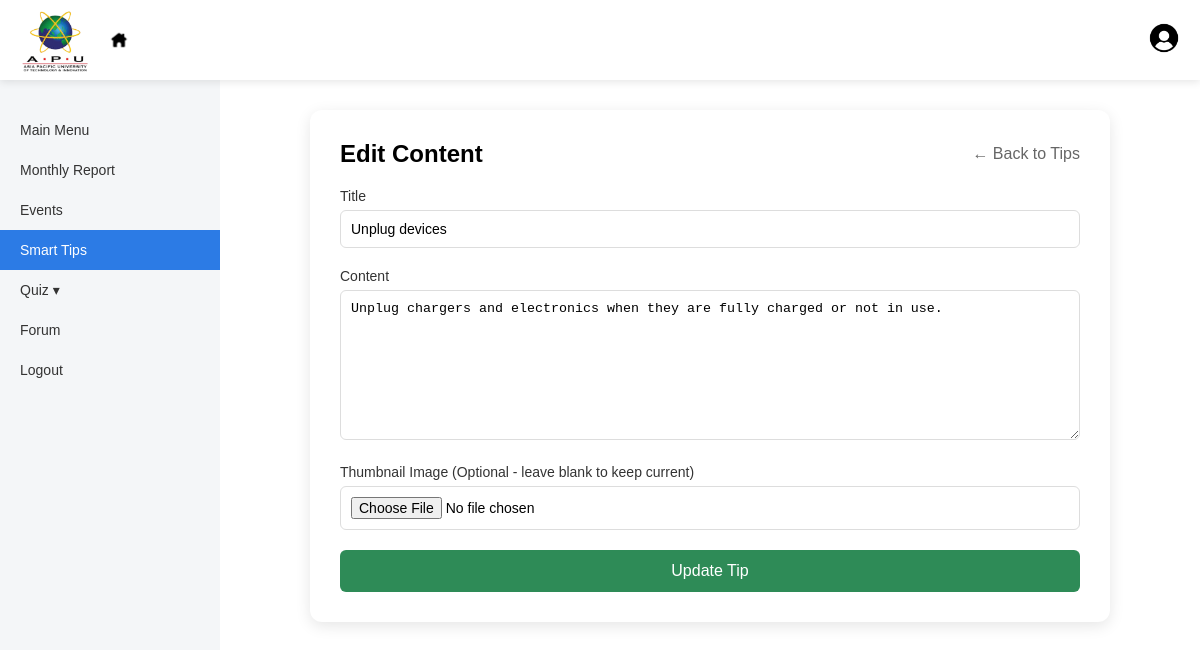
Page /pages/officer/edit_tip.php?id=2 (signed in) on the earlier database version.
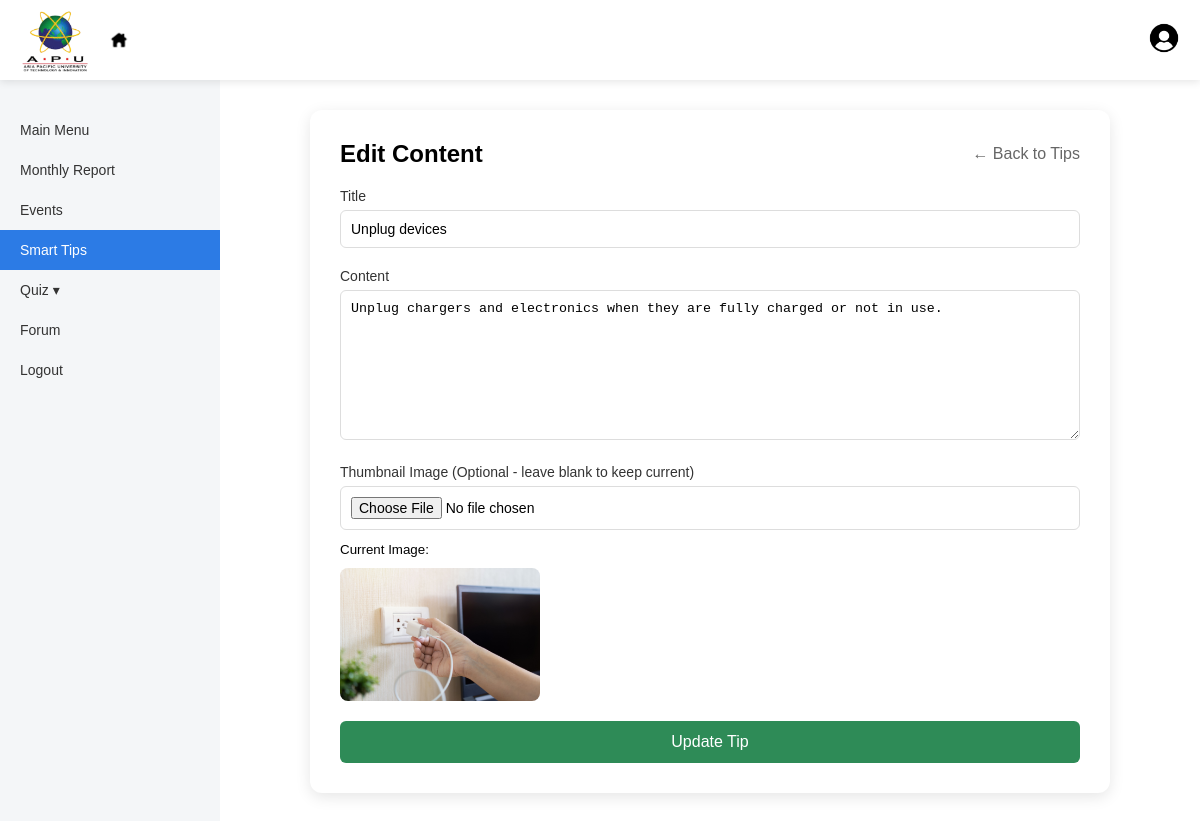
Same page on the later database version.
### tables this page shows
CREATE TABLE IF NOT EXISTS `smart_tips` (
  `tip_id` int NOT NULL AUTO_INCREMENT,
  `title` varchar(255) NOT NULL,
  `content` text NOT NULL,
  `thumbnail` varchar(255) DEFAULT NULL,
  `created_by` int NOT NULL,
  `created_at` datetime NOT NULL DEFAULT CURRENT_TIMESTAMP,
  PRIMARY KEY (`tip_id`),
  KEY `created_by` (`created_by`)
);

### pages/officer/edit_tip.php (the view, shortened to what this page needs)
<?php
require '../../config/db.php';
$tip_id = intval($_GET['id']);
$query = "SELECT * FROM smart_tips WHERE tip_id = $tip_id";
$result = mysqli_query($conn, $query);
$tip = mysqli_fetch_assoc($result);
?>
<?php
$role = $_SESSION['role'];
$home_link = 'officer_main.php';
$profile_link = 'officer_profile.php';
if ($role == 'admin') {
    $home_link = '../admin/admin_main.php';
    $profile_link = '../admin/admin_profile.php';
}
?>
<!DOCTYPE html>
<html lang="en">
<head>
    <link rel="stylesheet" href="../../assets/css/style.css">
    <link rel="stylesheet" href="../../assets/css/officer/officer_main.css">
</head>
<body>
<div class = "topbar">
    <div class = "topbar-left">
        <img src = "../../assets/images/apu-logo.png" class = "top-logo" alt = "APU Logo">
        <a href = "<?php echo $home_link; ?>" class = "home-btn">
            <img src = "../../assets/images/home-icon.png" class = "home-icon" alt = "Home">
        </a>
    </div>
    <div class = "topbar-right">
        <a href = "<?php echo $profile_link; ?>" class = "user-link">
            <img src = "../../assets/images/user-icon.png" class = "user-icon">
        </a>
    </div>
</div>
<div class = "dashboard">
    <div class = "sidebar">
        <a href = "<?php echo $home_link; ?>">Main Menu</a>
        <?php if($role == 'officer' || $role == 'admin'): ?>
            <a href = "officer_monthly_report.php">Monthly Report</a>
            <a href = "officer_event.php">Events</a>
            <a href = "../student/browse_tips.php" class="active">Smart Tips</a>
            <a href = "javascript:void(0);" class="dropdown-toggle" onclick="toggleDropdown('quizMenu', this)">
                Quiz <span class="arrow">&#9662;</span>
            </a>
            <a href = "officer_forum.php">Forum</a>
        <?php else: ?>
        <?php endif; ?>
        <a href = "../auth/logout.php">Logout</a>
    </div>
    <div class = "content">
        <div class="form-container">
            <div style="display:flex; justify-content:space-between; align-items:center; margin-bottom:20px;">
                <h2 style="margin:0;">Edit Content</h2>
                <a href="../student/browse_tips.php" style="color: #666; text-decoration: none;">&larr; Back to Tips</a>
            </div>
            <form action="" method="POST" enctype="multipart/form-data">
                <div class="form-group">
                    <label for="title">Title</label>
                    <input type="text" name="title" id="title" class="form-control" required value="<?php echo htmlspecialchars($tip['title']); ?>">
                </div>
                <div class="form-group">
                    <label for="content">Content</label>
                    <textarea name="content" id="content" class="form-control" required><?php echo htmlspecialchars($tip['content']); ?></textarea>
                </div>
                <div class="form-group">
                    <label for="thumbnail">Thumbnail Image (Optional - leave blank to keep current)</label>
                    <input type="file" name="thumbnail" id="thumbnail" class="form-control" accept="image/*">
                    <?php if ($tip['thumbnail']): ?>
                        <div style="margin-top:10px;">
                            <small>Current Image:</small><br>
                            <img src="../../uploads/tips/<?php echo htmlspecialchars($tip['thumbnail']); ?>" class="current-img" alt="Current Thumbnail">
                        </div>
                    <?php endif; ?>
                </div>
                <button type="submit" class="btn-submit">Update Tip</button>
            </form>
        </div>
    </div>
</div>
</body>
</html>

Differences in the rows shown:
changed smart_tips "Unplug devices": thumbnail empty → "tip_69637ebb1e486.jpg" (drawn); thumbnail: picture added
Other differences:
text now shown: "Current Image:"
